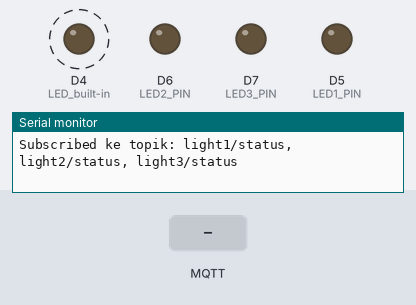
Recording of a sketch running on a simulated ESP8266 (NodeMCU). On the bench: output pins drawn as LEDs (lit = HIGH), the last lines printed to the serial monitor. Dashed ring = blinking. The inputs (shaded band) are chosen by the test bench. WiFi joins after 1.5 s; servers stay silent unless stated; no MQTT or app messages arrive unless stated.

Above: at 2.7 s.
2.8 s: MQTT message "ON" arrives on the first subscribed topic
At 3.03 s:
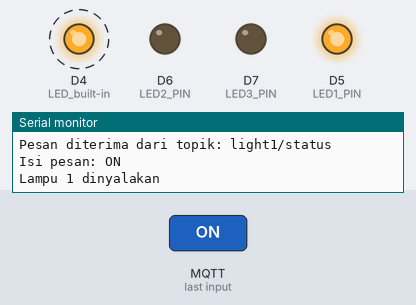
5.8 s: MQTT message "OFF" arrives on the first subscribed topic
At 6.03 s:
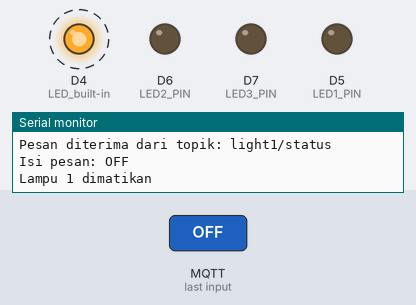
8.8 s: MQTT message "ON" arrives on the second subscribed topic
At 9.04 s:
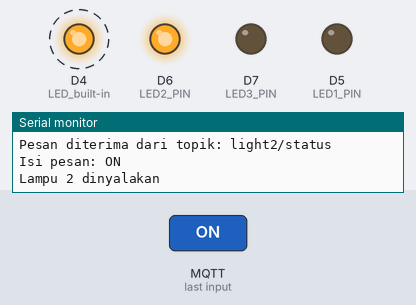
11.8 s: MQTT message "ON" arrives on the third subscribed topic
At 12.04 s:
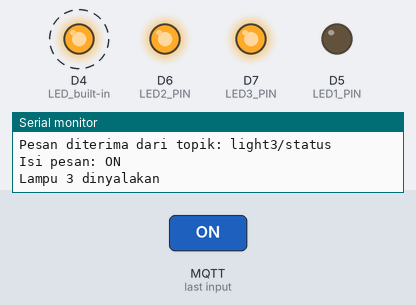
14.8 s: MQTT message "OFF" arrives on the second subscribed topic
At 15.04 s:
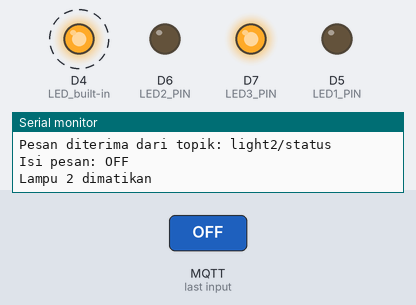
17.8 s: MQTT message "OFF" arrives on the third subscribed topic
At 18.06 s:
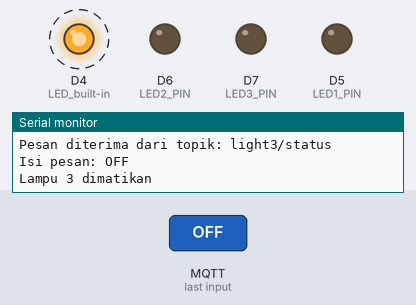
Timing chart, 0 to 21.8 s (numbered marks = the images above; inputs shaded):
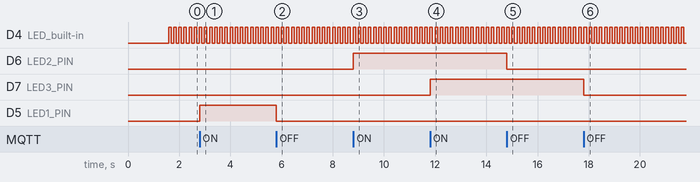

Measured:
- after the input at 2.8 s, D5 (LED1_PIN): LOW → HIGH at once
- after the input at 5.8 s, D5 (LED1_PIN): HIGH → LOW at once
- after the input at 8.8 s, D6 (LED2_PIN): LOW → HIGH at once
- after the input at 11.8 s, D7 (LED3_PIN): LOW → HIGH at once
- after the input at 14.8 s, D6 (LED2_PIN): HIGH → LOW at once
- after the input at 17.8 s, D7 (LED3_PIN): HIGH → LOW at once
- by itself, D4 (LED_built-in): alternates HIGH for 0.10 s and LOW for 0.10 s

The sketch:

ESP8266_mqtt_digitalLight_multi.ino
```cpp
#include <ESP8266WiFi.h>
#include <PubSubClient.h>
#include <WiFiManager.h>

// Definisi pin untuk 3 lampu
#define LED1_PIN D5  // Lampu 1 di Pin D5
#define LED2_PIN D6  // Lampu 2 di Pin D6
#define LED3_PIN D7  // Lampu 3 di Pin D7

// Ganti dengan SSID dan Password WiFi Anda
const char* ssid = "TP-Link_Lantai1";
const char* password = "Nola2024";

// Ganti dengan alamat broker MQTT Anda
const char* mqtt_server = "34.68.99.84";
const int mqtt_port = 8883; // Port standar untuk MQTT

WiFiManager wifiManager;
WiFiClient espClient;
PubSubClient client(espClient);

void setup() {
  Serial.begin(9600);

  // Atur pin LED sebagai output
  pinMode(LED1_PIN, OUTPUT);
  pinMode(LED2_PIN, OUTPUT);
  pinMode(LED3_PIN, OUTPUT);
  pinMode(LED_BUILTIN, OUTPUT);  // LED built-in

  // Connect to WiFi
  wifiManager.autoConnect("ESP8266AP", "12345678");
  // setupWiFi();

  // Mengatur MQTT Client
  client.setServer(mqtt_server, mqtt_port);
  client.setCallback(callback); // Callback untuk menangani pesan MQTT
}

unsigned long previousMillis = 0;  // Waktu terakhir LED berkedip
const long interval = 100;         // Interval kedipan (100 ms)
bool ledState = LOW;               // State LED built-in

void loop() {
  // Jika MQTT belum terhubung, hubungkan kembali
  if (!client.connected()) {
    reconnect();
  }
  client.loop();

  // Control LED built-in berkedip
  unsigned long currentMillis = millis();
  if (currentMillis - previousMillis >= interval) {
    previousMillis = currentMillis;
    ledState = !ledState;
    digitalWrite(LED_BUILTIN, ledState);
  }

  // WiFi connection check
  if (WiFi.status() != WL_CONNECTED) {
      wifiManager.autoConnect("ESP8266AP", "12345678");
  }
}

// Fungsi untuk menangani pesan dari broker MQTT
void callback(char* topic, byte* payload, unsigned int length) {
  Serial.print("Pesan diterima dari topik: ");
  Serial.println(topic);

  // Konversi payload ke string
  char message[length + 1];
  strncpy(message, (char*)payload, length);
  message[length] = '\0';
  Serial.print("Isi pesan: ");
  Serial.println(message);

  // Kontrol Lampu 1
  if (strcmp(topic, "light1/status") == 0) {
    if (strcmp(message, "ON") == 0) {
      digitalWrite(LED1_PIN, HIGH);  // Nyalakan Lampu 1
      Serial.println("Lampu 1 dinyalakan");
    } else if (strcmp(message, "OFF") == 0) {
      digitalWrite(LED1_PIN, LOW);   // Matikan Lampu 1
      Serial.println("Lampu 1 dimatikan");
    }
  }

  // Kontrol Lampu 2
  else if (strcmp(topic, "light2/status") == 0) {
    if (strcmp(message, "ON") == 0) {
      digitalWrite(LED2_PIN, HIGH);  // Nyalakan Lampu 2
      Serial.println("Lampu 2 dinyalakan");
    } else if (strcmp(message, "OFF") == 0) {
      digitalWrite(LED2_PIN, LOW);   // Matikan Lampu 2
      Serial.println("Lampu 2 dimatikan");
    }
  }

  // Kontrol Lampu 3
  else if (strcmp(topic, "light3/status") == 0) {
    if (strcmp(message, "ON") == 0) {
      digitalWrite(LED3_PIN, HIGH);  // Nyalakan Lampu 3
      Serial.println("Lampu 3 dinyalakan");
    } else if (strcmp(message, "OFF") == 0) {
      digitalWrite(LED3_PIN, LOW);   // Matikan Lampu 3
      Serial.println("Lampu 3 dimatikan");
    }
  }
}

// Fungsi untuk menghubungkan ke WiFi
void setupWiFi() {
  delay(10);
  Serial.println();
  Serial.print("Menghubungkan ke WiFi: ");
  Serial.println(ssid);

  WiFi.begin(ssid, password);

  while (WiFi.status() != WL_CONNECTED) {
    delay(1000);
    Serial.print(".");
  }

  Serial.println("\nTerhubung ke WiFi");
  Serial.print("Alamat IP: ");
  Serial.println(WiFi.localIP());
}

// Fungsi untuk menghubungkan kembali ke broker MQTT
void reconnect() {
  while (!client.connected()) {
    Serial.print("Menghubungkan ke MQTT...");
    if (client.connect("ESP8266Client")) {
      Serial.println("Terhubung ke broker MQTT");

      // Subscribe ke topik masing-masing lampu
      client.subscribe("light1/status");
      client.subscribe("light2/status");
      client.subscribe("light3/status");

      Serial.println("Subscribed ke topik: light1/status, light2/status, light3/status");
    } else {
      Serial.print("Gagal, mencoba lagi dalam 5 detik... ");
      delay(5000);
    }
  }
}
```
